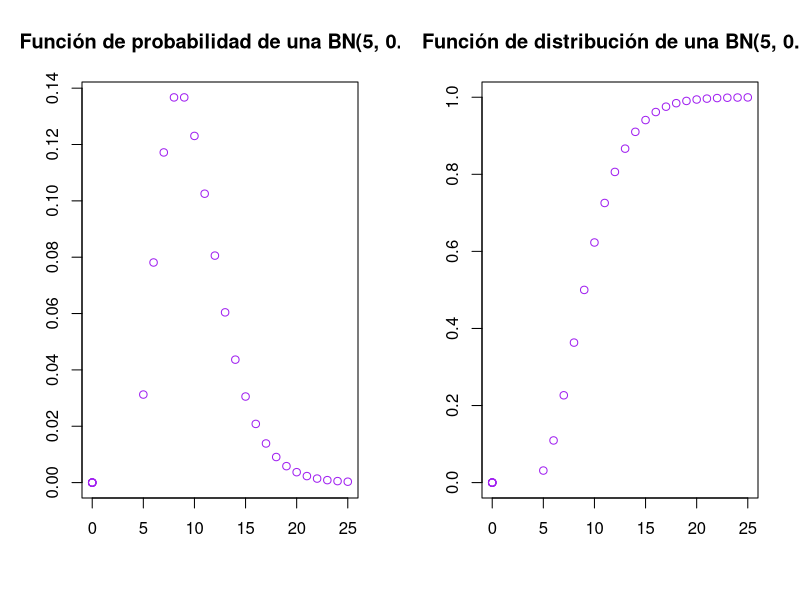

R code for this plot:
## ---- chunk 1
knitr::opts_chunk$set(echo = TRUE)
## ---- chunk 2
par(mfrow = c(1,2))
exitos = 5
size = 20
plot(c(rep(0,exitos),exitos:(size+exitos)), c(rep(0,exitos),dnbinom(0:size,exitos,0.5)),col = "purple", xlab = "", ylab = "", main = "Función de probabilidad de una BN(5, 0.5)")
plot(c(rep(0,exitos),exitos:(size+exitos)), c(rep(0,exitos),pnbinom(0:size,exitos,0.5)),col = "purple", xlab = "", ylab = "", main = "Función de distribución de una BN(5, 0.5)")
par(mfrow= c(1,1))
